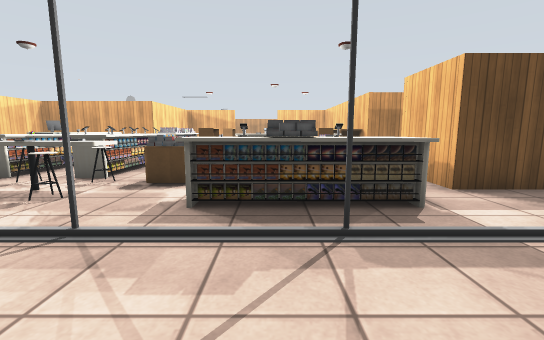
view 1 (above)

24 first-person views from a walk through a world built for the Gazebo simulator. The camera is 1.1 m above the floor, tilts 8° down and sees 90° across. The floor is counted in squares, 1 m on a side. Each view is taken from the middle of a square. On the plan, view 1 faces up. The plan holds only what a view shows up to about 12 squares ahead; the rest is blank. The place goes on beyond the plan. Simple patterns stand in for the simulator's built-in surfaces. Simple shapes stand in for some stock models. Some surface patterns are stand-ins.

view 2
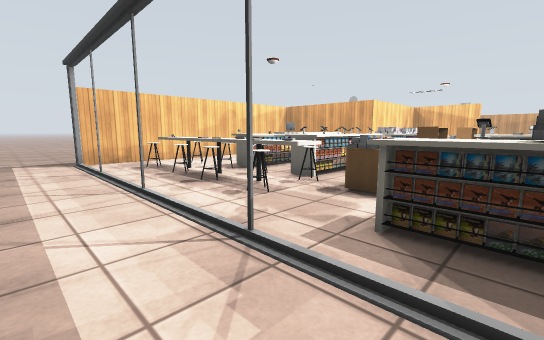

view 3
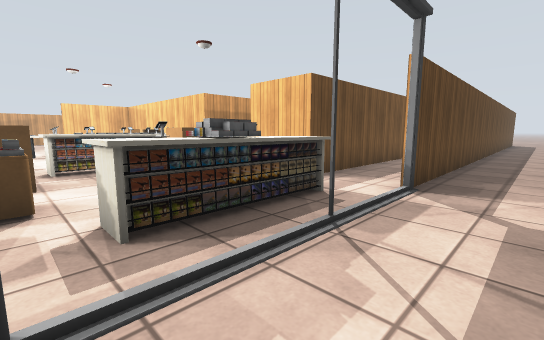

view 4
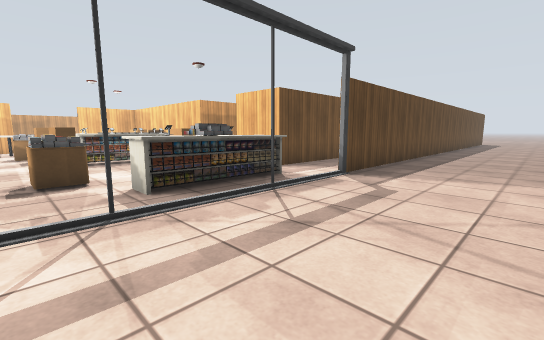

view 5
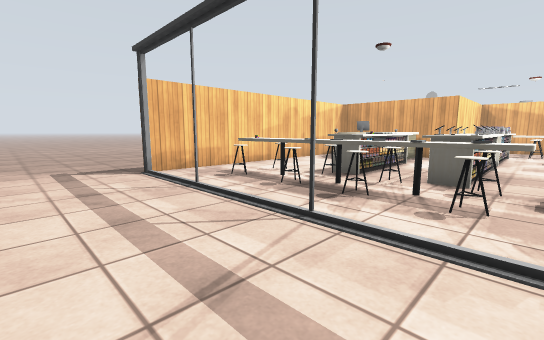

view 6
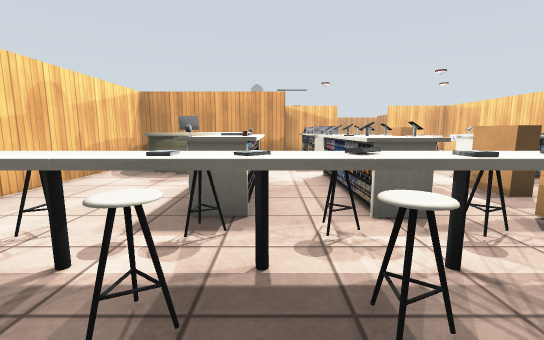

view 7
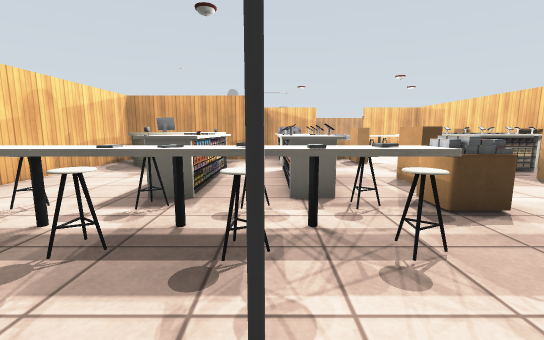

view 8
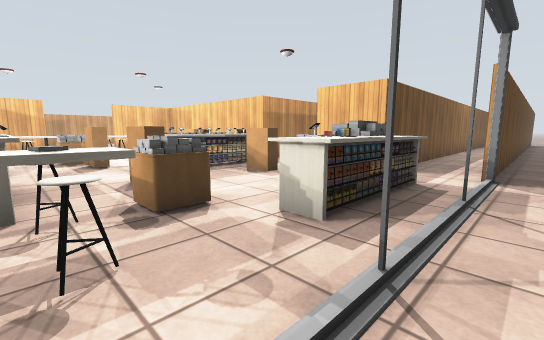

view 9
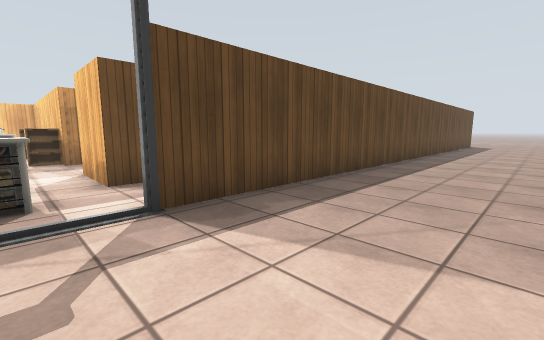

view 10
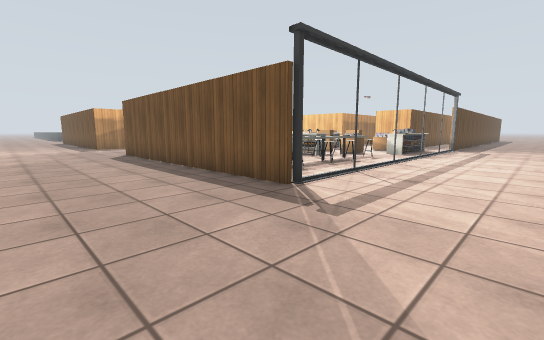

view 11
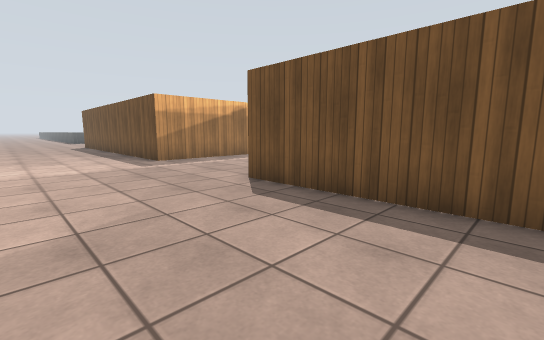

view 12
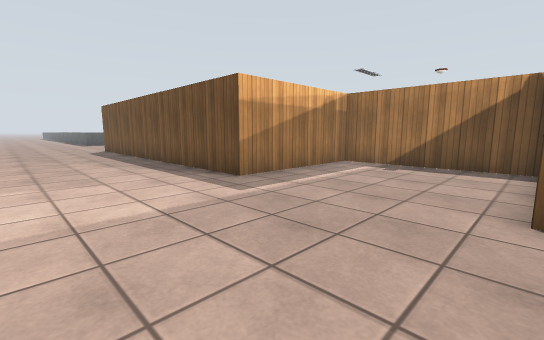

view 13
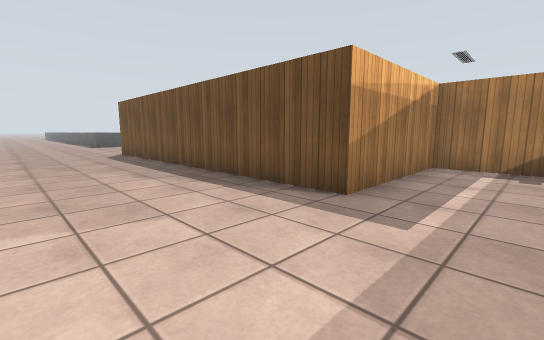

view 14
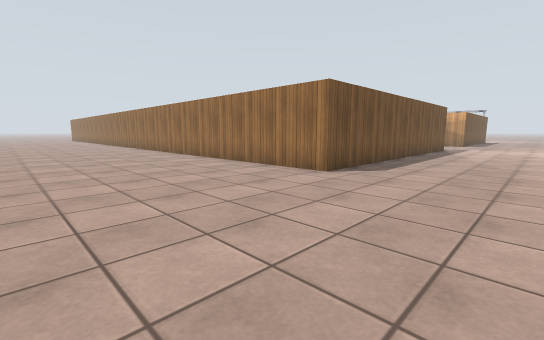

view 15
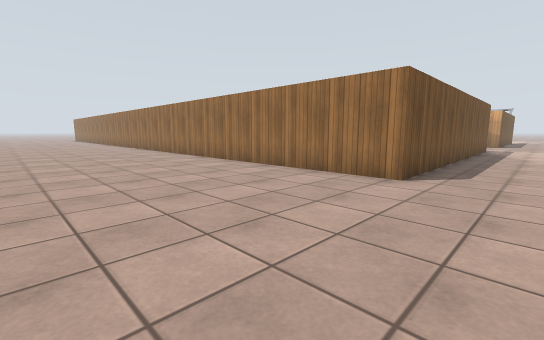

view 16
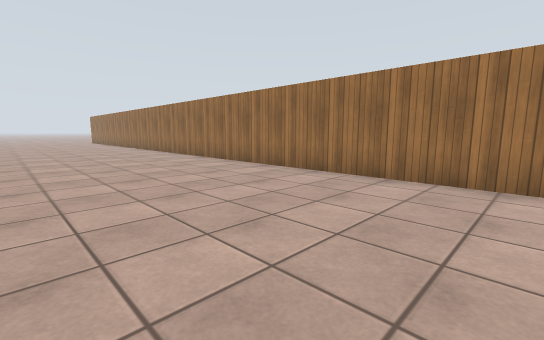

view 17
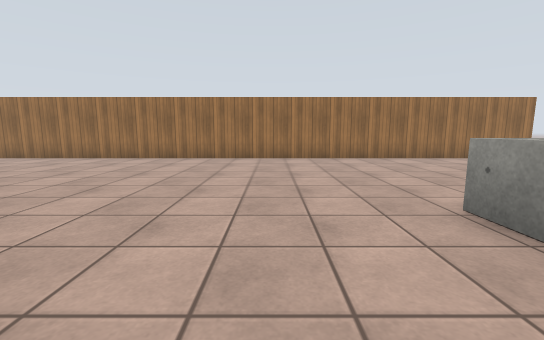

view 18
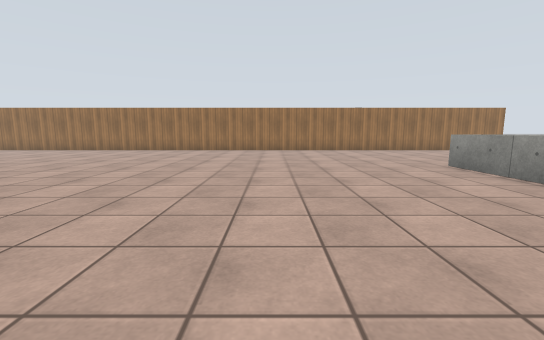

view 19
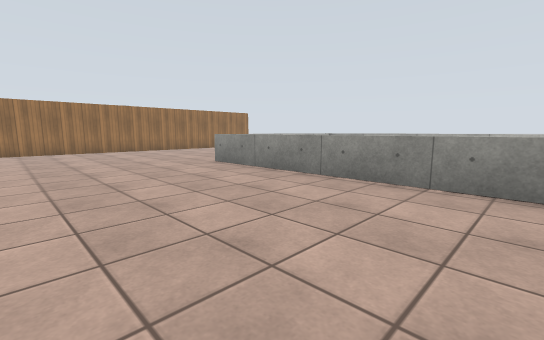

view 20
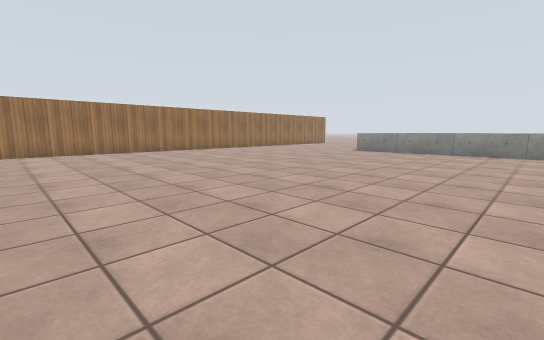

view 21
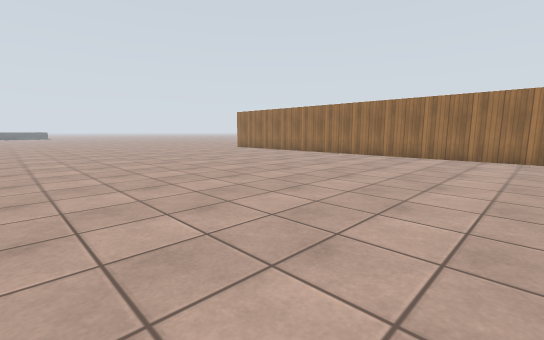

view 22
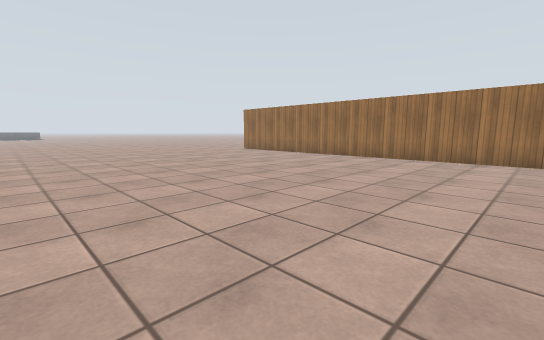

view 23
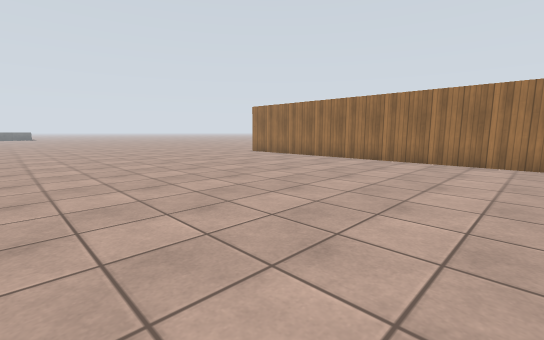

view 24
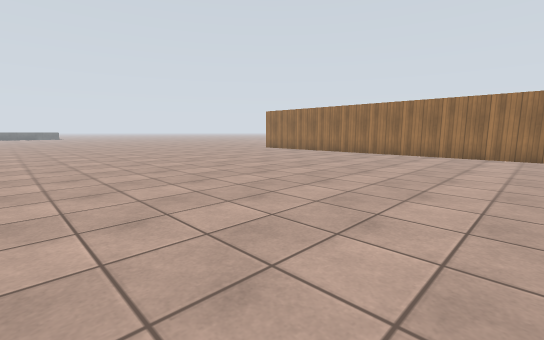

### Floor plan
Points are (right, up) in squares from view 1. A wall is a line through its corners. A room is listed if a view was taken in it or the views show most of it. See-through windows are left out.
Room 1 (views 1, 2, 3, 4, 5, 6, 7, 8, 9)
walls: (5.8, 10) (3.5, 10) (3.5, 14.6); (10.1, 5.1) (3.5, 5.1) (3.5, 7.4); (-5.5, 14.6) (-5.5, 12.9) (-10.6, 12.9) (-10.6, 2.9); (-2.9, 18.1) (-4, 18.1); (15.5, 2.8) (3.5, 2.8)
ways out: opening at (-9.2, 0.5) to room 2
objects: window (-10, 3); desk (-10, 10) to (-9, 11); other object (-9, 4) to (-8, 4); desk (-9, 5) to (-8, 5); chair (-9, 6) to (-8, 6); computer (-8, 10) to (-8, 11); chair (-7, 4); book (-7, 5); chair (-7, 6); desk (-7, 6) to (-6, 7); other object (-7, 8); desk (-7, 11) to (-7, 12); book (-6, 5); other object (-6, 8); desk (-6, 10); chair (-5, 4); book (-5, 5); chair (-5, 6); other object (-5, 7); other object (-5, 8); desk (-5, 10) to (-4, 10); book (-5, 11) to (-4, 12); other object (-5, 12) to (-4, 13); other object (-5, 14) to (-4, 14); desk (-5, 15) to (-4, 15); chair (-4, 4); book (-4, 5); chair (-4, 6); other object (-4, 7); other object (-4, 8); other object (-4, 16) to (-3, 16); desk (-3, 5); book (-3, 6); book (-3, 13) to (-3, 14); other object (-3, 15); other object (-3, 17); bookshelf (-2, 6); bookshelf (-2, 8); bookshelf (-2, 12); bookshelf (-2, 13) to (-2, 14); desk (-1, 4) to (-1, 5); desk (-1, 9) to (0, 9); book (0, 4) to (1, 4); other object (0, 5); other object (0, 15); other object (0, 16); other object (1, 5); other object (1, 6) to (2, 6); bookshelf (1, 7) to (2, 8); other object (1, 9); other object (1, 12) to (2, 12); other object (1, 13) to (2, 14); desk (2, 4) to (2, 5); window (3, 3); bookshelf (3, 11); other object (3, 14)
Room 2 (views 10, 11, 12, 13, 14, 15, 16, 17, 18, 19, 20, 21, 22, 23, 24)
walls: (-2.8, 47.1) (-2.7, 38.3); (-5.7, 13) (-5.7, 18.4) (-10.8, 18.4) (-10.8, 30.6) (20.9, 30.6); (-10.8, 2.7) (-10.8, 13.1)
ways out: opening at (-9.2, 0.5) to room 1

Positions as (right, up) in squares from view 1, and headings:
1: (0, 0), facing up
2: (0, 1), facing up-left
3: (-2, 1), facing up-right
4: (-3, -1), facing up-right
5: (-3, 0), facing up-left
6: (-6, 3), facing up
7: (-5, 2), facing up
8: (-4, 2), facing up-right
9: (2, -1), facing up-right
10: (-15, -1), facing up-right
11: (-15, 8), facing up-right
12: (-15, 13), facing up-right
13: (-15, 16), facing up-right
14: (-15, 37), facing down-right
15: (-13, 37), facing down-right
16: (-5, 37), facing down-right
17: (0, 42), facing down
18: (3, 47), facing down
19: (3, 47), facing down-left
20: (12, 46), facing down-left
21: (10, 43), facing down-right
22: (12, 42), facing down-right
23: (14, 41), facing down-right
24: (12, 44), facing down-right
